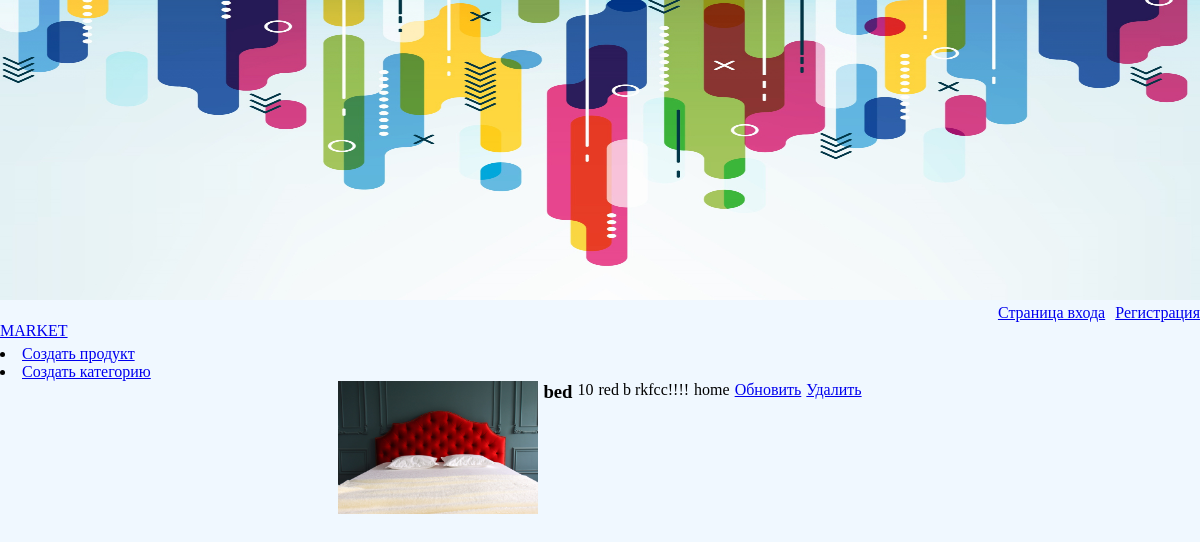
Page /detail/bed-7 on the committed database.
### product/models.py (models this page shows, shortened)
class Product(models.Model):
    name = models.CharField(max_length=255)
    description = models.TextField(null=True, blank=True)
    category = models.ForeignKey(Category, on_delete=models.DO_NOTHING)
    price = models.PositiveIntegerField()
    image = models.ImageField(upload_to='images/', null=True, blank=True)
    slug = models.SlugField(max_length=100, unique=True)

### category/models.py (models this page shows)
class Category(models.Model):
    name = models.CharField(max_length=255)
    slug = models.SlugField(max_length=30)
    def __str__(self):
        return self.name

### product/views.py (the view)
# urls.py: path('detail/<slug:slug>', ProductDetailView.as_view(), name='detail'),
class ProductDetailView(DetailView):
    model = Product
    template_name = 'product/detail.html'
    context_object_name = 'product'
    slug_url_kwarg = 'slug'

### product/templates/product/detail.html
{% extends 'product/base.html' %}
{% block content %}
<div>
    <img style="width: 200px" src="{{ product.image.url }}" alt="">
    <h3>{{ product.name }}</h3>
    <p>{{ product.price}}</p>
    <p>{{ product.description  }}</p>
    <p>{{ product.category }}</p>
 <a href="{% url 'update' product.pk %}">Обновить</a>
 <a href="{% url 'delete' product.pk %}">Удалить</a>
</div>
{% endblock %}

### user/static/css/styles.css (style rules this page uses)
* { margin: 0; }
body { background-color: aliceblue; }
div { display: flex; justify-content: center; flex-wrap: wrap; gap: 5px; }
p { margin-bottom: 5px; }

### rows in the picture
Product: image (picture), name "bed", price "10", description "red b rkfcc!!!!", category "home"
